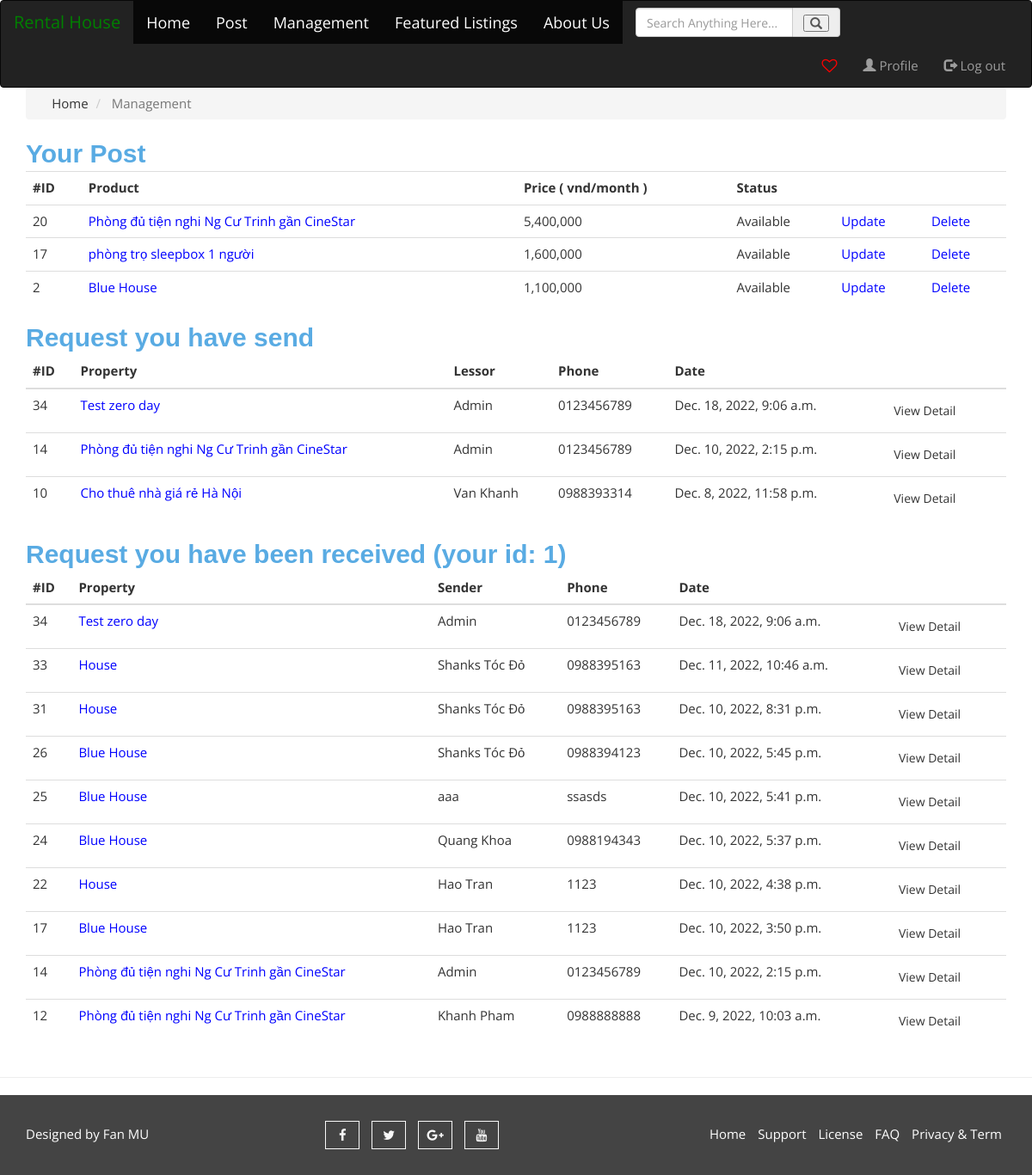
The page /dashboard/ (signed in) on the database its author committed.
### house/models.py (models this page shows, shortened)
class Listing(models.Model):
    status_choices = (
        ("Available","Available"),
        ("Unvailable", "Unavailable"),
        ("Sale", "For Sale"),
        ('draft', 'Draft'),
        ('published', 'Published'),
    )
    city_choices = {
        ('TP. Hồ Chí Minh', 'TP. Hồ Chí Minh'),
        ('Hà Nội', 'Hà Nội'),
        ('Đà Nẵng', 'Đà Nẵng'),
        ('Bình Dương','Bình Dương'),
        ('An Giang','An Giang'),
        ('Bà Rịa – Vũng Tàu','Bà Rịa – Vũng Tàu'),
        ('Bạc Liêu','Bạc Liêu'),
        ('Bắc Giang','Bắc Giang'),
        ('Bắc Kạn','Bắc Kạn'),
        ('Bắc Ninh','Bắc Ninh'),
        ('Bến Tre','Bến Tre'),
        ('Bình Định','Bình Định'),
        ('Bình Phước','Bình Phước'),
        ('Bình Thuận','Bình Thuận'),
        ('Cà Mau','Cà Mau'),
        ('Cao Bằng','Cao Bằng'),
        ('Cần Thơ','Cần Thơ'),
        ('Đắk Lắk','Đắk Lắk'),
        ('Đắk Nông','Đắk Nông'),
        ('Điện Biên','Điện Biên'),
        ('Đồng Nai','Đồng Nai'),
        ('Đồng Tháp','Đồng Tháp'),
        ('Gia Lai','Gia Lai'),
        ('Hà Giang','Hà Giang'),
        ('Hà Nam','Hà Nam'),
        ('Hà Tĩnh','Hà Tĩnh'),
        ('Hải Dương','Hải Dương'),
        ('Hải Phòng','Hải Phòng'),
        ('Hậu Giang','Hậu Giang'),
        ('Hòa Bình','Hòa Bình'),
        ('Hưng Yên','Hưng Yên'),
        ('Khánh Hòa','Khánh Hòa'),
        ('Kiên Giang','Kiên Giang'),
        ('Kon Tum','Kon Tum'),
        ('Lai Châu','Lai Châu'),
        ('Lạng Sơn','Lạng Sơn'),
        ('Lào Cai','Lào Cai'),
        ('Lâm Đồng','Lâm Đồng'),
        ('Long An','Long An'),
        ('Nam Định','Nam Định'),
        ('Nghệ An','Nghệ An'),
        ('Ninh Bình','Ninh Bình'),
        ('Ninh Thuận','Ninh Thuận'),
        ('Phú Thọ','Phú Thọ'),
        ('Phú Yên','Phú Yên'),
        ('Quảng Bình','Quảng Bình'),
        ('Quảng Nam','Quảng Nam'),
        ('Quảng Ngãi','Quảng Ngãi'),
        ('Quảng Ninh','Quảng Ninh'),
        ('Quảng Trị','Quảng Trị'),
        ('Sóc Trăng','Sóc Trăng'),
        ('Sơn La','Sơn La'),
        ('Tây Ninh','Tây Ninh'),
        ('Thái Bình','Thái Bình'),
        ('Thái Nguyên','Thái Nguyên'),
        ('Thanh Hóa','Thanh Hóa'),
        ('Thừa Thiên Huế','Thừa Thiên Huế'),
        ('Tiền Giang','Tiền Giang'),
        ('Trà Vinh','Trà Vinh'),
        ('Tuyên Quang','Tuyên Quang'),
        ('Vĩnh Long','Vĩnh Long'),
        ('Vĩnh Phúc','Vĩnh Phúc'),
        ('Yên Bái','Yên Bái'),
    }
    status = models.CharField(max_length = 20, choices=status_choices, default="Available")
    lessor = models.ForeignKey(Profile,on_delete = models.CASCADE, blank=True,null=True)
    title = models.CharField(max_length = 120)
    address = models.CharField(max_length = 200)
    city = models.CharField(max_length = 100,choices=city_choices,default='null')
    description = models.TextField(blank=True)
    price = models.IntegerField()
    area = models.IntegerField()
    floor= models.IntegerField(default=1)
    bedrooms = models.IntegerField(default=0)
    kitcheen = models.IntegerField(default=0)
    bathrooms = models.IntegerField(default=0)
    garage = models.BooleanField(default=0)
    AirCondition = models.BooleanField(default=0)
    ComunityCenter = models.BooleanField(default=0)
    SecuritySystem = models.BooleanField(default=0)
    Furniture = models.TextField(default=0)
    list_date = models.DateField(default = datetime.now,blank = True)
    photo_main = models.ImageField(upload_to = 'photos/%Y/%m/%d/')
    photo_1 = models.ImageField(upload_to = 'photos/%Y/%m/%d/',blank =True)
    photo_2 = models.ImageField(upload_to = 'photos/%Y/%m/%d/',blank =True)
    photo_3 = models.ImageField(upload_to = 'photos/%Y/%m/%d/',blank =True)
    photo_4 = models.ImageField(upload_to = 'photos/%Y/%m/%d/',blank =True)
    photo_5 = models.ImageField(upload_to = 'photos/%Y/%m/%d/',blank =True)
    favourites = models.ManyToManyField(
        User, related_name='favourite', default=None, blank=True)

### contacts/models.py (models this page shows, shortened)
class Contact(models.Model):
    listing = models.CharField(max_length = 200)
    listing_id = models.IntegerField()
    name = models.CharField(max_length = 200)
    email = models.CharField(max_length = 100)
    phone = models.CharField(max_length = 20)
    message = models.TextField(blank=True)
    contact_date = models.DateTimeField(default = datetime.now)
    user_id = models.IntegerField(blank = True)
    lessor_id = models.IntegerField(blank = True,default="None")
    lessor_name = models.CharField(max_length = 200, default="None",blank=True)
    lessor_phone = models.CharField(max_length = 20, blank=True)

### house/views.py (the view)
# urls.py: path('dashboard/',listing_dashboard,name="dashboard"),
@login_required(login_url='login' )
@login_required(login_url='login' )
def listing_dashboard(request):
    listings=Listing.objects.filter(lessor=request.user.Profile).order_by('-list_date')
    user_contacts = Contact.objects.filter(user_id = request.user.id).order_by('-contact_date')
    lessor_contacts = Contact.objects.filter(lessor_id = request.user.id).order_by('-contact_date')
    paginator = Paginator(listings,11)
    page = request.GET.get('page')
    paged_listings = paginator.get_page(page)
    context={
        'listings':paged_listings,
        'contacts': user_contacts,
        'contactsrc': lessor_contacts,
    }
    return render(request, "accounts/dashboard.html",context)

### templates/accounts/dashboard.html (shortened to what this page needs)
{% extends 'base.html' %}
{% load static %}
{% load humanize%}
{% block content %}
  <section id="bc" class="mt-4">
    <div class="container">
      <nav aria-label="breadcrumb">
        <ol class="breadcrumb">
          <li class="breadcrumb-item">
            <a href="{% url 'dashboard' %}">
              <i class="fas fa-home"></i> Home</a>
          </li>
          <li class="breadcrumb-item active"> Management</li>
        </ol>
      </nav>
    </div>
  </section>
  <section id="dashboard/yourhouse" plass="py-4">
    <div class="container">
      <div class="row">
        <div class="col-md-12">
          <h2>Your Post</h2>
          <div class="card card-body">
            <table class="table">
              <tr>
                <th>#ID</th>
                <th>Product</th>
                <th>Price ( vnd/month )</th>
                <th>Status</th>
                <th></th>
                <th></th>
              </tr>
              {% for i in listings %}
              <tr>
                <td>{{i.id}}</td>
                <td><a style="color:blue" href="{%  url 'listing' i.id%}">{{i.title}}</a></td>
                <td>{{i.price | intcomma}}</td>
                <td>{{i.status}}</td>
                <td><a style="color:blue" href="{%  url 'update' i.id%}">Update</a></td>
                <td><a style= "color:blue" href="{%  url 'delete' i.id%}">Delete</a></td>
              </tr>
              {% endfor %}
            </table>
          </div>
        </div>
      </div>
    </div>
  </section>
  <section id="dashboard" class="py-4">
    <div class="container">
      <div class="row">
        <div class="col-md-12">
          <h2>Request you have send</h2>
          {% if contacts %}
          <table class="table">
            <thead>
              <tr>
                <th scope="col">#ID</th>
                <th scope="col">Property</th>
                <th>Lessor</th>
                <th>Phone</th>
                <th>Date</th>
                <th></th>
              </tr>
            </thead>
            <tbody>
              {% for contact in contacts %}
                <tr>
                  <td>{{ contact.id }}</td>
                  <td><a style="color:blue" href="{% url 'listing' contact.listing_id %}">{{contact.listing}}</a></td>
                  <td>{{contact.lessor_name}}</td>
                  <td>{{contact.lessor_phone}}</td>
                  <td>{{contact.contact_date}}</td>
                  <td>
                    <a class="btn btn-light" data-toggle="modal" data-target="#detailsend">View Detail</a>
                  </td>
                </tr>
              {% endfor %}
            </tbody>
          </table>
          {% else %}
            <p>You have not any request.</p>
          {% endif%}
        </div>
      </div>
    </div>
  </section>
  <section id="dashboard" class="py-4">
    <div class="container">
      <div class="row">
        <div class="col-md-12">
          <h2>Request you have been received (your id: {{user.id}})</h2>
          {% if contactsrc %}
          <table class="table">
            <thead>
              <tr>
                <th scope="col">#ID</th>
                <th scope="col">Property</th>
                <th>Sender</th>
                <th>Phone</th>
                <th>Date</th>
                <th></th>
              </tr>
            </thead>
            <tbody>
              {% for contact in contactsrc %}
                <tr>
                  <td>{{ contact.id }}</td>
                  <td><a style="color:blue" href="{% url 'listing' contact.listing_id %}">{{contact.listing}}</a></td>
                  <td>{{contact.name}}</td>
                  <td>{{contact.phone}}</td>
                  <td>{{contact.contact_date}}</td>
                  <td>
                    <a class="btn btn-light" data-toggle="modal" data-target="#detailrequestrc">View Detail</a>
                  </td>
                </tr>
              {% endfor %}
            </tbody>
          </table>
          {% else %}
            <p>You have not received any request yet!</p>
          {% endif%}
        </div>
      </div>
    </div>
  </section>
{% endblock %}

### webapp/static/css/theme-color/default-theme.css (style rules this page uses)
h2 { color: #59abe3; }

### rows shown on the page
Listing: id "20", title "Phòng đủ tiện nghi Ng Cư Trinh gần CineStar", price "5,400,000", status "Available"
Listing: id "17", title "phòng trọ sleepbox 1 người", price "1,600,000", status "Available"
Listing: id "2", title "Blue House", price "1,100,000", status "Available"
Contact: id "34", listing "Test zero day", lessor_name "Admin", lessor_phone "0123456789", contact_date "Dec. 18, 2022, 9:06 a.m.", name "Admin", phone "0123456789"
Contact: id "14", listing "Phòng đủ tiện nghi Ng Cư Trinh gần CineStar", lessor_name "Admin", lessor_phone "0123456789", contact_date "Dec. 10, 2022, 2:15 p.m.", name "Admin", phone "0123456789"
Contact: id "10", listing "Cho thuê nhà giá rẻ Hà Nội", lessor_name "Van Khanh", lessor_phone "0988393314", contact_date "Dec. 8, 2022, 11:58 p.m."
Contact: id "33", listing "House", name "Shanks Tóc Đỏ", phone "0988395163", contact_date "Dec. 11, 2022, 10:46 a.m."
Contact: id "31", listing "House", name "Shanks Tóc Đỏ", phone "0988395163", contact_date "Dec. 10, 2022, 8:31 p.m."
Contact: id "26", listing "Blue House", name "Shanks Tóc Đỏ", phone "0988394123", contact_date "Dec. 10, 2022, 5:45 p.m."
Contact: id "25", listing "Blue House", name "aaa", phone "ssasds", contact_date "Dec. 10, 2022, 5:41 p.m."
Contact: id "24", listing "Blue House", name "Quang Khoa", phone "0988194343", contact_date "Dec. 10, 2022, 5:37 p.m."
Contact: id "22", listing "House", name "Hao Tran", phone "1123", contact_date "Dec. 10, 2022, 4:38 p.m."
Contact: id "17", listing "Blue House", name "Hao Tran", phone "1123", contact_date "Dec. 10, 2022, 3:50 p.m."
Contact: id "12", listing "Phòng đủ tiện nghi Ng Cư Trinh gần CineStar", name "Khanh Pham", phone "0988888888", contact_date "Dec. 9, 2022, 10:03 a.m."

### other values the page prints
{{ user.id }} "1"
